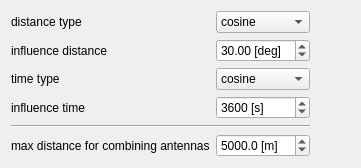
      <widget class="QWidget" name="sky_coverage">
       <layout class="QHBoxLayout" name="horizontalLayout_46">
        <item>
         <layout class="QHBoxLayout" name="horizontalLayout_64">
          <item>
           <layout class="QFormLayout" name="formLayout_12">
            <item row="0" column="0">
             <widget class="QLabel" name="label_12">
              <property name="text">
               <string>distance type</string>
              </property>
             </widget>
            </item>
            <item row="0" column="1">
             <widget class="QComboBox" name="comboBox">
              <item>
               <property name="text">
                <string>cosine</string>
               </property>
              </item>
              <item>
               <property name="text">
                <string>linear</string>
               </property>
              </item>
              <item>
               <property name="text">
                <string>constant</string>
               </property>
              </item>
             </widget>
            </item>
            <item row="1" column="0">
             <widget class="QLabel" name="influenceDistanceLabel">
              <property name="text">
               <string>influence distance</string>
              </property>
             </widget>
            </item>
            <item row="1" column="1">
             <widget class="QDoubleSpinBox" name="influenceDistanceDoubleSpinBox">
              <property name="suffix">
               <string> [deg]</string>
              </property>
              <property name="maximum">
               <double>180.000000000000000</double>
              </property>
              <property name="singleStep">
               <double>5.000000000000000</double>
              </property>
              <property name="value">
               <double>30.000000000000000</double>
              </property>
             </widget>
            </item>
            <item row="2" column="0">
             <widget class="QLabel" name="label_27">
              <property name="text">
               <string>time type</string>
              </property>
             </widget>
            </item>
            <item row="2" column="1">
             <widget class="QComboBox" name="comboBox_2">
              <item>
               <property name="text">
                <string>cosine</string>
               </property>
              </item>
              <item>
               <property name="text">
                <string>linear</string>
               </property>
              </item>
              <item>
               <property name="text">
                <string>constant</string>
               </property>
              </item>
             </widget>
            </item>
            <item row="3" column="0">
             <widget class="QLabel" name="influenceTimeLabel">
              <property name="text">
               <string>influence time</string>
              </property>
             </widget>
            </item>
            <item row="3" column="1">
             <widget class="QSpinBox" name="influenceTimeSpinBox">
              <property name="suffix">
               <string> [s]</string>
              </property>
              <property name="maximum">
               <number>86400</number>
              </property>
              <property name="singleStep">
               <number>1800</number>
              </property>
              <property name="value">
               <number>3600</number>
              </property>
             </widget>
            </item>
            <item row="5" column="0">
             <widget class="QLabel" name="maxDistanceForCombiningAntennasLabel">
              <property name="text">
               <string>max distance for combining antennas</string>
              </property>
             </widget>
            </item>
            <item row="5" column="1">
             <widget class="QDoubleSpinBox" name="maxDistanceForCombiningAntennasDoubleSpinBox">
              <property name="suffix">
               <string> [m]</string>
              </property>
              <property name="decimals">
               <number>1</number>
              </property>
              <property name="maximum">
               <double>50000.000000000000000</double>
              </property>
              <property name="singleStep">
               <double>1000.000000000000000</double>
              </property>
              <property name="value">
               <double>5000.000000000000000</double>
              </property>
             </widget>
            </item>
            <item row="4" column="0" colspan="2">
             <widget class="Line" name="line">
              <property name="orientation">
               <enum>Qt::Horizontal</enum>
              </property>
             </widget>
            </item>
           </layout>
          </item>
          <item>
           <spacer name="horizontalSpacer_13">
            <property name="orientation">
             <enum>Qt::Horizontal</enum>
            </property>
            <property name="sizeHint" stdset="0">
             <size>
              <width>40</width>
              <height>20</height>
             </size>
            </property>
           </spacer>
          </item>
         </layout>
        </item>
       </layout>
      </widget>
